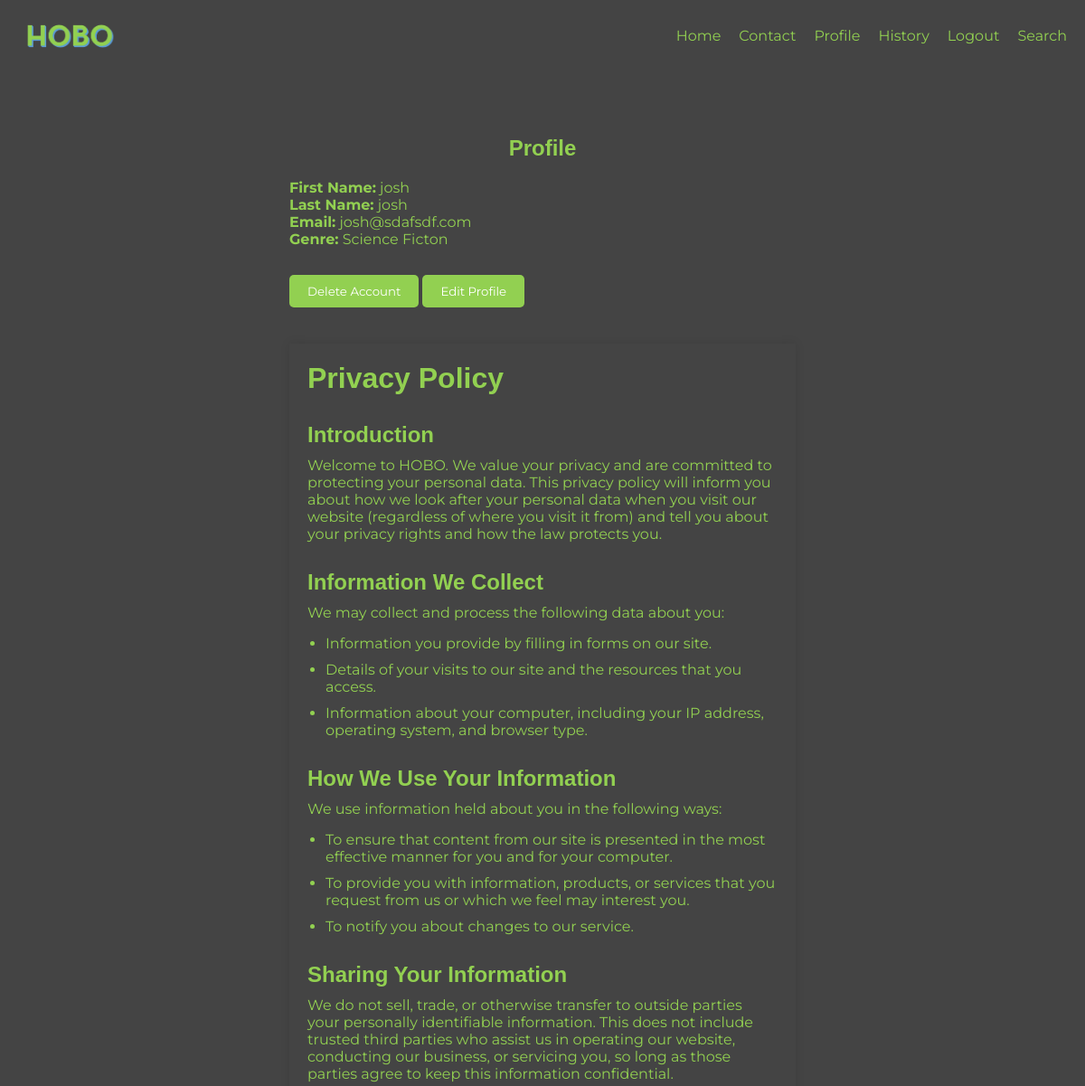
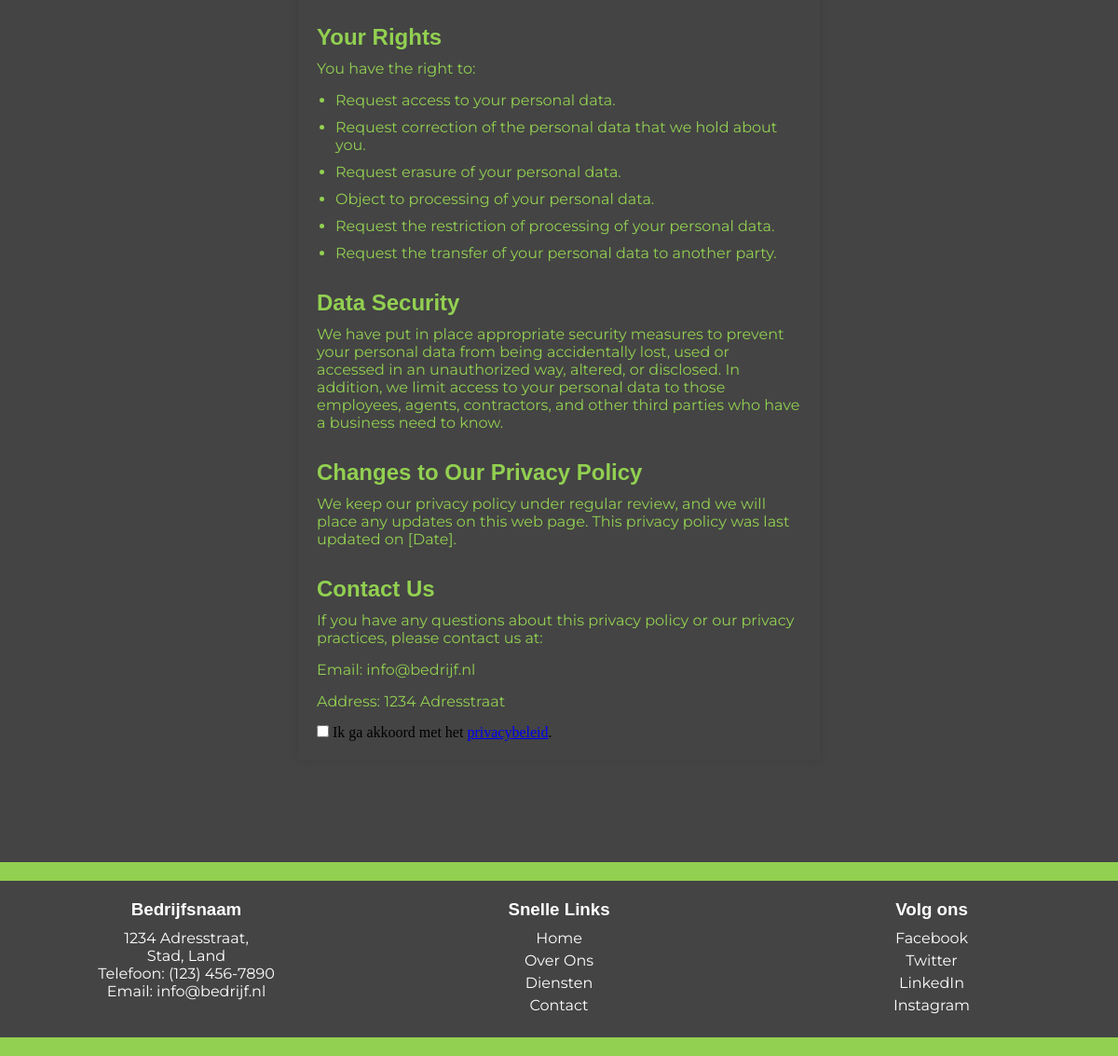
The page /files/profile.php (signed in) on the database its author committed (2 pictures, top to bottom).
### tables this page shows
CREATE TABLE `klant` (
  `KlantNr` int(10) NOT NULL,
  `AboID` int(10) NOT NULL,
  `Voornaam` varchar(50) DEFAULT NULL,
  `Tussenvoegsel` varchar(10) DEFAULT NULL,
  `Achternaam` varchar(50) DEFAULT NULL,
  `Email` varchar(50) DEFAULT NULL,
  `password` varchar(255) DEFAULT NULL,
  `Genre` varchar(255) NOT NULL
);

### connect/connect.php (called while the page is built, shortened)
<?php
class dbConfig {
    protected function connect() {
        $servername = "localhost:3306";
        $username = "root";
        $password = "Hoefblad89" ;
        $dbname = "hobo2022";
        try {
            $this->conn = new PDO("mysql:host=$servername;dbname=$dbname", $username, $password);
        } catch (PDOException $e) {
            echo "Verbindingsfout: " . $e->getMessage();
            exit();
        }
    }
}
?>

### helpers/helpers.php (called while the page is built, shortened)
<?php
require_once ('../connect/connect.php');
class User extends dbConfig {
    public function getProfile($email) {
        try{
        $sql = "SELECT * FROM klant WHERE Email = :email";
        $stmt = $this->conn->prepare($sql);
        $stmt->bindParam(':email', $email, PDO::PARAM_STR);
        $stmt->execute();
        return $stmt->fetchAll(PDO::FETCH_ASSOC);}
        catch (PDOException $e) {
            return false;
        }
    }
    public function register($data) {
        try{
        $errors = [];
        if ($data['confirm_email'] !== $data['email']) {
            $errors['email'] = "email doesn't match";
        }
        if (strlen($data['password']) < 8) {
            $errors['password'] = "minimum length 8 required";
        } else if(!preg_match('/[\'^£$%&*()}{@#~?><>,|=_+¬-]/', $data['password']) || !preg_match('/[A-Z]/', $data['password']) || !preg_match('/[a-z]/', $data['password'])) {
            $errors['password'] = "Use atleast one special, one uppercase and one lowercase character";
        }
        if ($data['confirm_password'] !== $data['password']) {
            $errors['confirm_password'] = "passwords do not match";
        }
        if (count($errors) == 0) {
            $password = password_hash($data['password'], PASSWORD_DEFAULT);
            if (isset($data['tussenvoegsel'])) {
                $sql = 'INSERT INTO klant (Voornaam, Tussenvoegsel, Achternaam, Email, password, Genre, AboID)
                        VALUES (?, ?, ?, ?, ?, ?, 1);';
                $stm = $this->conn->prepare($sql);
                $stm->execute([
                    $data['firstname'],
                    $data['tussenvoegsel'],
                    $data['lastname'],
                    $data['email'],
                    $password,
                    $data['fav_genre']
                ]);
            } else {
                $sql = 'INSERT INTO klant (Voornaam, Achternaam, Email, password, Genre, AboID)
                        VALUES (?, ?, ?, ?, ?, 1);';
                $stm = $this->conn->prepare($sql);
                $stm->execute([
                    $data['firstname'],
                    $data['lastname'],
                    $data['email'],
                    $password,
                    $data['fav_genre']
                ]);
            }
            $userId = $this->conn->lastInsertId();
            return [
                'success' => true,
                'user_id' => $userId,
                'errors' => []
            ];
        } else {
            return [
                'success' => false,
                'user_id' => null,
                'errors' => $errors
            ];
        }
    }catch (PDOException $e) {
        return false;
    }
}}

### files/profile.php (the view, shortened to what this page needs)
<?php
require_once('../helpers/helpers.php');
$user = new User();
$email = $_SESSION['email'];
$profileData = $user->getProfile($email);
?>
<!DOCTYPE html>
<html lang="en">
<head>
    <link rel="stylesheet" href="../css/style.css">
</head>
<body>
<nav>
        <img src="../images/HOBO_logo.png" alt="Logo">
        <article>
            <a href="./home.php">Home</a>
            <a href="#">Contact</a>
            <a href="./profile.php">Profile</a>
            <a href="historie.php">History</a>
            <a href="./uitlog.php">Logout</a>
            <a href="./search.php">Search</a>
        </article>
    </nav>
    <main class="profile">
    <h2 class="profile__title">Profile</h2>
    <?php
    if ($profileData && is_array($profileData)) {
        foreach($profileData as $data) {
    ?>
    <div class="profile__details">
        <p class="profile__item"><strong>First Name:</strong> <?php echo $data['Voornaam']; ?></p>
        <p class="profile__item"><strong>Last Name:</strong> <?php echo $data['Achternaam']; ?></p>
        <p class="profile__item"><strong>Email:</strong> <?php echo $data['Email']; ?></p>
        <p class="profile__item"><strong>Genre:</strong> <?php echo $data['Genre']; ?></p>
    </div>
    <button class="profile__edit-button" type="submit" name="delete">Delete Account</button>
    <button class="profile__edit-button" onclick="document.getElementById('editProfileForm').style.display='block'">Edit Profile</button>
    <?php
        }
    } else {
        echo "No profile data found.";
    }
    ?>
   <div class="privacy">
        <h1>Privacy Policy</h1>
        <h2>Introduction</h2>
        <p>Welcome to HOBO. We value your privacy and are committed to protecting your personal data. This privacy policy will inform you about how we look after your personal data when you visit our website (regardless of where you visit it from) and tell you about your privacy rights and how the law protects you.</p>
        <h2>Information We Collect</h2>
        <p>We may collect and process the following data about you:</p>
        <ul>
            <li>Information you provide by filling in forms on our site.</li>
            <li>Details of your visits to our site and the resources that you access.</li>
            <li>Information about your computer, including your IP address, operating system, and browser type.</li>
        </ul>
        <h2>How We Use Your Information</h2>
        <p>We use information held about you in the following ways:</p>
        <ul>
            <li>To ensure that content from our site is presented in the most effective manner for you and for your computer.</li>
            <li>To provide you with information, products, or services that you request from us or which we feel may interest you.</li>
            <li>To notify you about changes to our service.</li>
        </ul>
        <h2>Sharing Your Information</h2>
        <p>We do not sell, trade, or otherwise transfer to outside parties your personally identifiable information. This does not include trusted third parties who assist us in operating our website, conducting our business, or servicing you, so long as those parties agree to keep this information confidential.</p>
        <h2>Your Rights</h2>
        <p>You have the right to:</p>
        <ul>
            <li>Request access to your personal data.</li>
            <li>Request correction of the personal data that we hold about you.</li>
            <li>Request erasure of your personal data.</li>
            <li>Object to processing of your personal data.</li>
            <li>Request the restriction of processing of your personal data.</li>
            <li>Request the transfer of your personal data to another party.</li>
        </ul>
        <h2>Data Security</h2>
        <p>We have put in place appropriate security measures to prevent your personal data from being accidentally lost, used or accessed in an unauthorized way, altered, or disclosed. In addition, we limit access to your personal data to those employees, agents, contractors, and other third parties who have a business need to know.</p>
        <h2>Changes to Our Privacy Policy</h2>
        <p>We keep our privacy policy under regular review, and we will place any updates on this web page. This privacy policy was last updated on [Date].</p>
        <h2>Contact Us</h2>
        <p>If you have any questions about this privacy policy or our privacy practices, please contact us at:</p>
        <p>Email: info@bedrijf.nl</p>
        <p>Address: 1234 Adresstraat</p>
        <form >
        <div class="checkbox-container">
                <input type="checkbox" id="privacy" name="privacy" required>
                <label for="privacy" class="privacy-policy">
                    Ik ga akkoord met het <a href="/privacy-policy">privacybeleid</a>.
                </label>
            </div>
        </form>
    </div>
</main>
    <footer class="footer">
    <div class="footer__container">
        <div class="footer__info">
            <h3 class="footer__title">Bedrijfsnaam</h3>
            <p>1234 Adresstraat,<br>Stad, Land</p>
            <p>Telefoon: (123) 456-7890</p>
            <p>Email: info@bedrijf.nl</p>
        </div>
        <div class="footer__links">
            <h3 class="footer__title">Snelle Links</h3>
            <ul>
                <li><a href="#">Home</a></li>
                <li><a href="#">Over Ons</a></li>
                <li><a href="#">Diensten</a></li>
                <li><a href="#">Contact</a></li>
            </ul>
        </div>
        <div class="footer__social">
            <h3 class="footer__title">Volg ons</h3>
            <ul>
                <li><a href="#">Facebook</a></li>
                <li><a href="#">Twitter</a></li>
                <li><a href="#">LinkedIn</a></li>
                <li><a href="#">Instagram</a></li>
            </ul>
        </div>
    </div>
</footer>
</body>
</html>

### css/style.css (style rules this page uses)
body h1, body h2, body h3 { font-family: "Neutra Text Alt", sans-serif; }
body p { font-family: "Montserrat", sans-serif; }
body button { font-family: "Montserrat", sans-serif; }
* { margin: 0; padding: 0; box-sizing: border-box; background-color: #444444; }
nav { display: flex; justify-content: space-between; align-items: center; padding: 20px; }
nav img { width: 10%; }
nav article { display: flex; justify-content: flex-end; }
nav article a { margin-left: 20px; color: #92d051; text-decoration: none; font-family: "Montserrat", sans-serif; }
.footer { background-color: #92d051; color: #fff; padding: 20px 0; text-align: center; font-family: "Montserrat", sans-serif; }
.footer__container { max-width: 1200px; margin: 0 auto; display: flex; flex-wrap: wrap; justify-content: space-between; }
.footer__info, .footer__links, .footer__social { flex: 1 1 300px; padding: 20px; }
.footer__title { margin-bottom: 10px; }
.footer ul { list-style: none; padding: 0; }
.footer ul li { margin: 5px 0; }
.footer ul li a { color: #fff; text-decoration: none; }
.profile { max-width: 600px; margin: 50px auto; padding: 20px; }
.profile__title { text-align: center; color: #92d051; font-family: "Neutra Text Alt", sans-serif; }
.profile__details { margin: 20px 0; }
.profile__details p { color: #92d051; font-family: "Montserrat", sans-serif; }
.profile__edit-button, .profile__save-button, .profile__cancel-button { display: inline-block; padding: 10px 20px; border: none; border-radius: 5px; cursor: pointer; margin-top: 10px; }
.profile__edit-button { background-color: #92d051; color: white; }
.privacy { max-width: 800px; margin: 40px auto; padding: 20px; box-shadow: 0 0 10px rgba(0, 0, 0, 0.1); }
.privacy h1, .privacy h2, .privacy h3 { color: #92d051; margin-bottom: 10px; font-family: "Neutra Text Alt", sans-serif; }
.privacy h1 { font-size: 2em; margin-bottom: 20px; }
.privacy h2 { font-size: 1.5em; margin-top: 30px; }
.privacy p { margin-bottom: 15px; color: #92d051; font-family: "Montserrat", sans-serif; }
.privacy ul { list-style-type: disc; margin-left: 20px; margin-bottom: 15px; }
.privacy ul li { margin-bottom: 10px; color: #92d051; font-family: "Montserrat", sans-serif; }

### rows shown on the page
klant: Voornaam "josh", Achternaam "josh", Email "josh@sdafsdf.com", Genre "Science Ficton"
